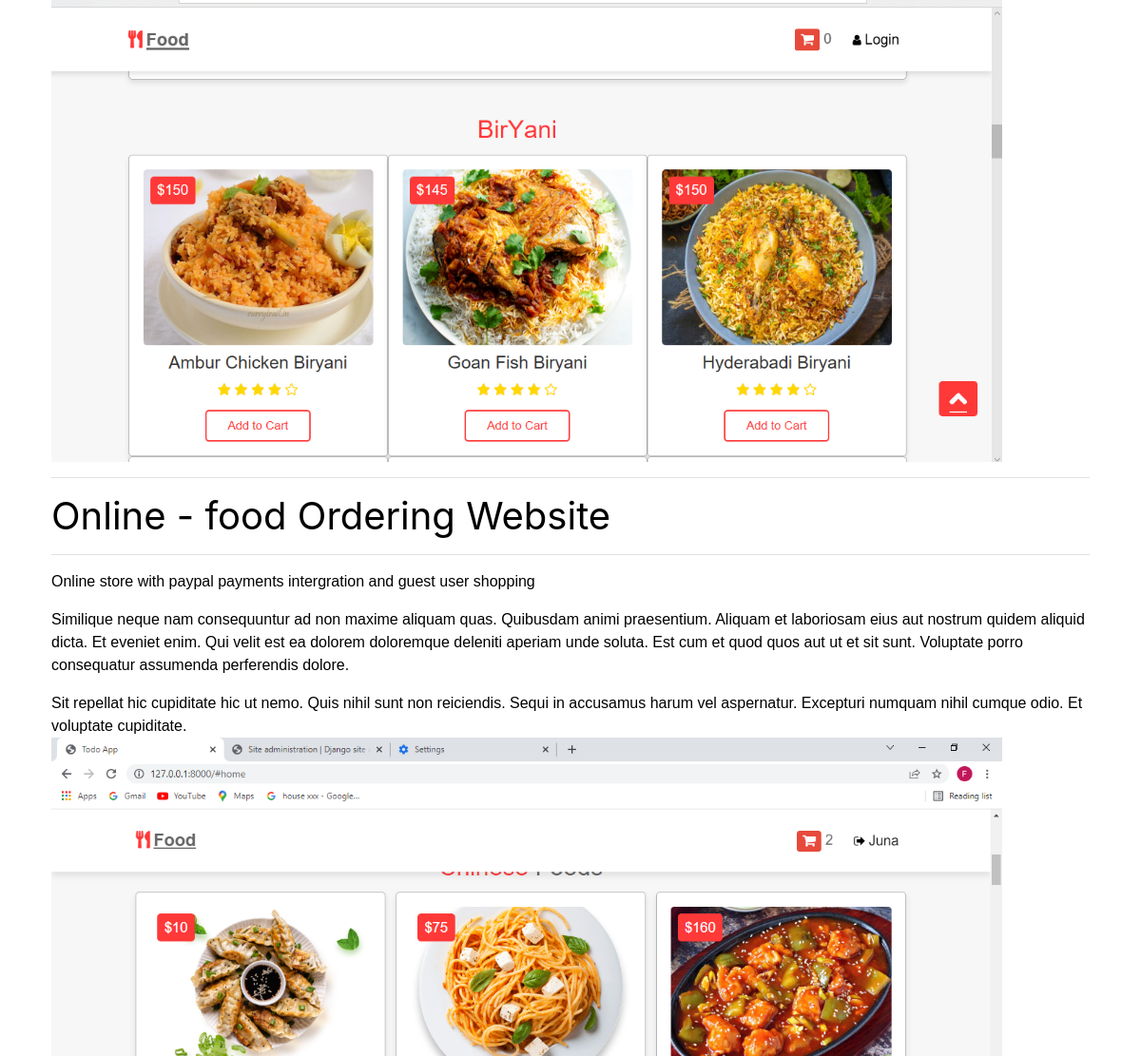
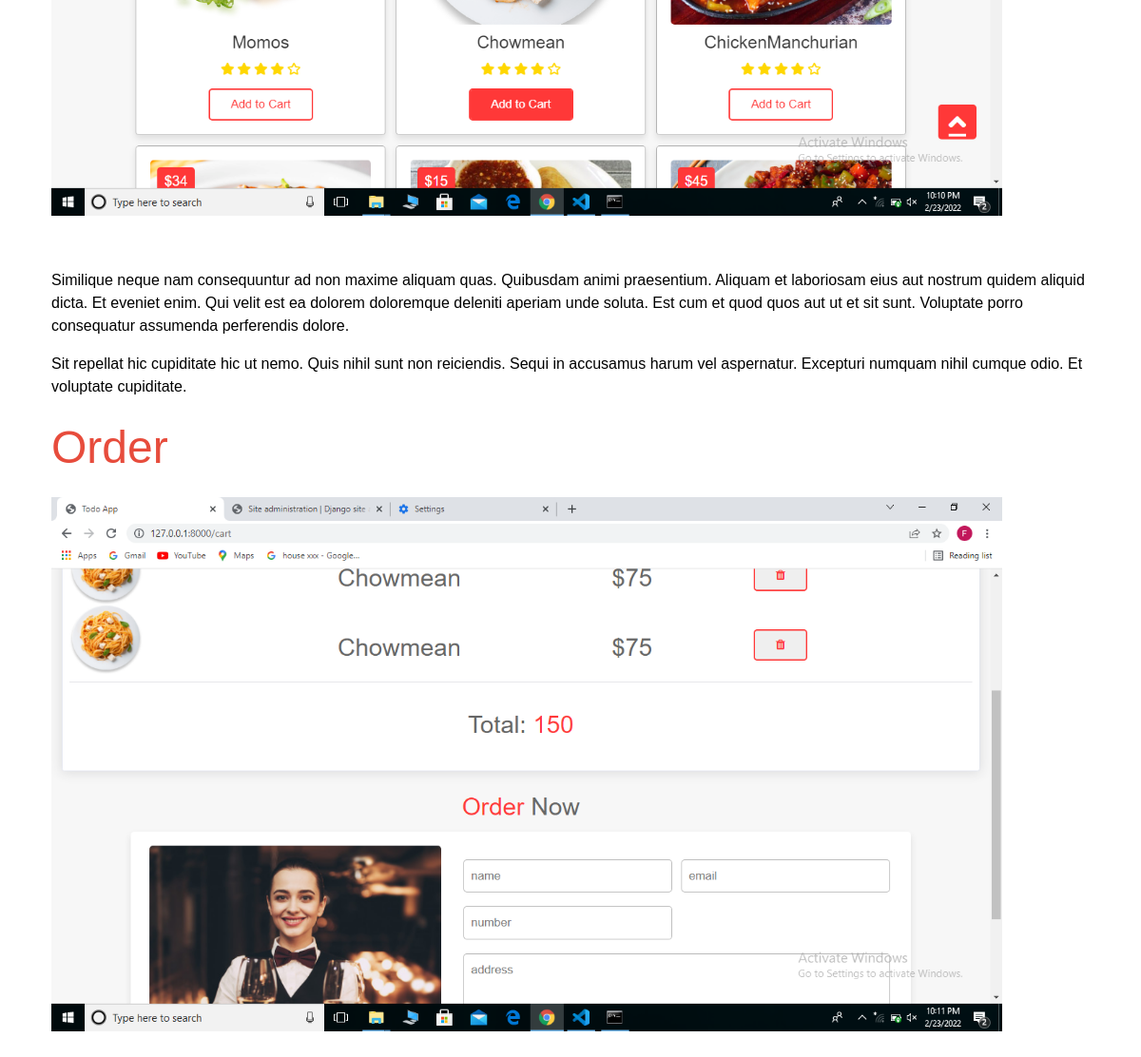
Page /blog/online-food-ordering-website/ on the committed database (2 pictures, top to bottom).
### protofolioapp/models.py (models this page shows, shortened)
class Project(models.Model):
    image= models.ImageField( null=True,blank=True)
    heading = models.CharField(max_length=200, null=True,blank=True)
    text = RichTextUploadingField(default="projects")
    time = models.DateTimeField(auto_now_add=True)
    slug=models.SlugField(null=True,blank=True)

### protofolioapp/views.py (the view)
# urls.py: path("blog/<slug:slug>/",views.singleblog,name='blog')
def singleblog(request,slug):
    post=Project.objects.get(slug=slug)
    return render(request,"blog.html",{"blog":post})

### protofolioapp/templates/blog.html (shortened to what this page needs)
<!DOCTYPE html>
<html lang="en">
<head>
    {% load static%}
    <link rel="stylesheet" href="/static/bootstrap.min.css">
</head>
<body>
    <div class="container">
      <img width="1000px" src="{{blog.image.url}}" alt="">
      <hr>
      <h1 style="color: black; font-family: -apple-system, BlinkMacSystemFont, 'Segoe UI', Roboto, Oxygen, Ubuntu, Cantarell, 'Open Sans', 'Helvetica Neue', sans-serif;">{{blog.heading}}</h1>
      <hr>
      <div style="font-family: 'Franklin Gothic Medium', 'Arial Narrow', Arial, sans-serif; color: black;">
        {{blog.text|safe}}
      </div>
    </div>
</body>
</html>

### rows in the picture
Project: image (picture), heading "Online - food Ordering Website", text "Online store with paypal payments intergration and guest user shopping Similique neque nam consequuntur ad non maxime aliquam quas. Quibusdam animi praesentium. Aliquam et laboriosam eius aut nostrum quidem aliquid dicta. Et eveniet enim. Qui velit est ea dolorem doloremque deleniti aperiam unde soluta. Est cum et quod quos aut ut et sit sunt. Voluptate porro consequatur assumenda perferendis dolore. Sit repellat hic cupiditate hic ut nemo. Quis nihil sunt non reiciendis. Sequi in accusamus harum vel aspernatur. Excepturi numquam nihil cumque odio. Et voluptate cupiditate. Similique neque nam consequuntur ad non maxime aliquam quas. Quibusdam animi praesentium. Aliquam et laboriosam eius…", text (picture)
